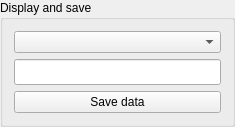
         <widget class="QGroupBox" name="groupBox_3">
          <property name="sizePolicy">
           <sizepolicy hsizetype="Fixed" vsizetype="Preferred">
            <horstretch>0</horstretch>
            <verstretch>0</verstretch>
           </sizepolicy>
          </property>
          <property name="minimumSize">
           <size>
            <width>235</width>
            <height>0</height>
           </size>
          </property>
          <property name="title">
           <string>Display and save</string>
          </property>
          <layout class="QVBoxLayout" name="verticalLayout_4">
           <item>
            <widget class="QComboBox" name="ChoiceBox">
             <property name="sizePolicy">
              <sizepolicy hsizetype="Preferred" vsizetype="Fixed">
               <horstretch>0</horstretch>
               <verstretch>0</verstretch>
              </sizepolicy>
             </property>
             <property name="minimumSize">
              <size>
               <width>79</width>
               <height>0</height>
              </size>
             </property>
             <property name="maximumSize">
              <size>
               <width>16777215</width>
               <height>16777215</height>
              </size>
             </property>
             <property name="toolTip">
              <string>&lt;html&gt;&lt;head/&gt;&lt;body&gt;&lt;p&gt;&lt;span style=&quot; font-size:11pt;&quot;&gt;Please choose the map that must be displayed.&lt;/span&gt;&lt;/p&gt;&lt;/body&gt;&lt;/html&gt;</string>
             </property>
            </widget>
           </item>
           <item>
            <widget class="QLineEdit" name="Restored_infos">
             <property name="sizePolicy">
              <sizepolicy hsizetype="Preferred" vsizetype="Fixed">
               <horstretch>0</horstretch>
               <verstretch>0</verstretch>
              </sizepolicy>
             </property>
             <property name="font">
              <font>
               <family>Noto Sans Cond</family>
               <pointsize>10</pointsize>
               <weight>50</weight>
               <italic>false</italic>
               <bold>false</bold>
              </font>
             </property>
             <property name="readOnly">
              <bool>true</bool>
             </property>
            </widget>
           </item>
           <item>
            <widget class="QPushButton" name="Save_bttn">
             <property name="toolTip">
              <string>&lt;html&gt;&lt;head/&gt;&lt;body&gt;&lt;p&gt;&lt;span style=&quot; font-size:11pt;&quot;&gt;Saving of data of interest.&lt;/span&gt;&lt;/p&gt;&lt;/body&gt;&lt;/html&gt;</string>
             </property>
             <property name="text">
              <string>Save data</string>
             </property>
             <property name="icon">
              <iconset>
               <normaloff>icons/save_icon.png</normaloff>icons/save_icon.png</iconset>
             </property>
            </widget>
           </item>
          </layout>
         </widget>
